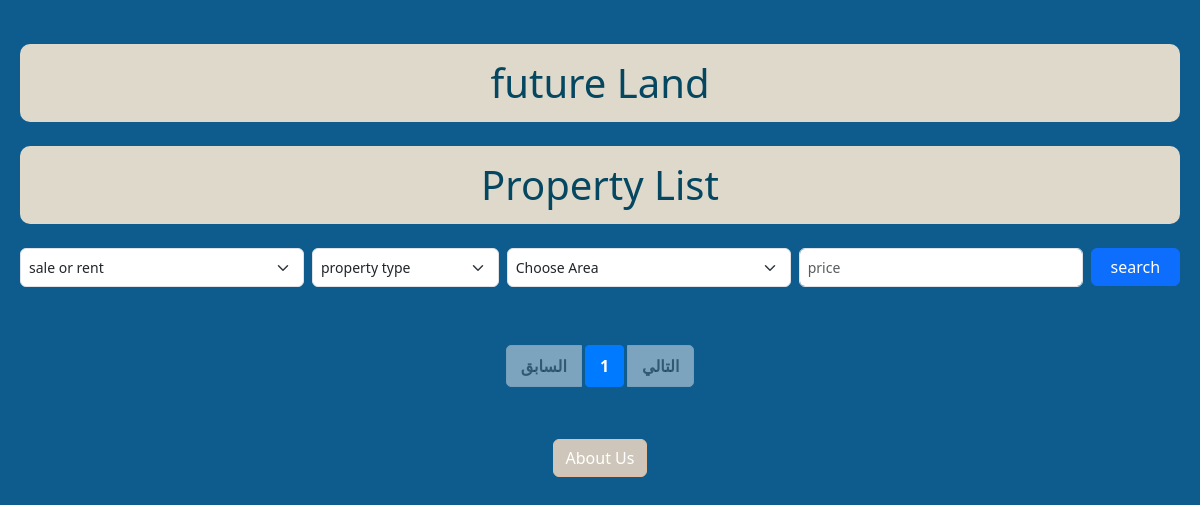
/properties/, run on an earlier commit of the app's database.
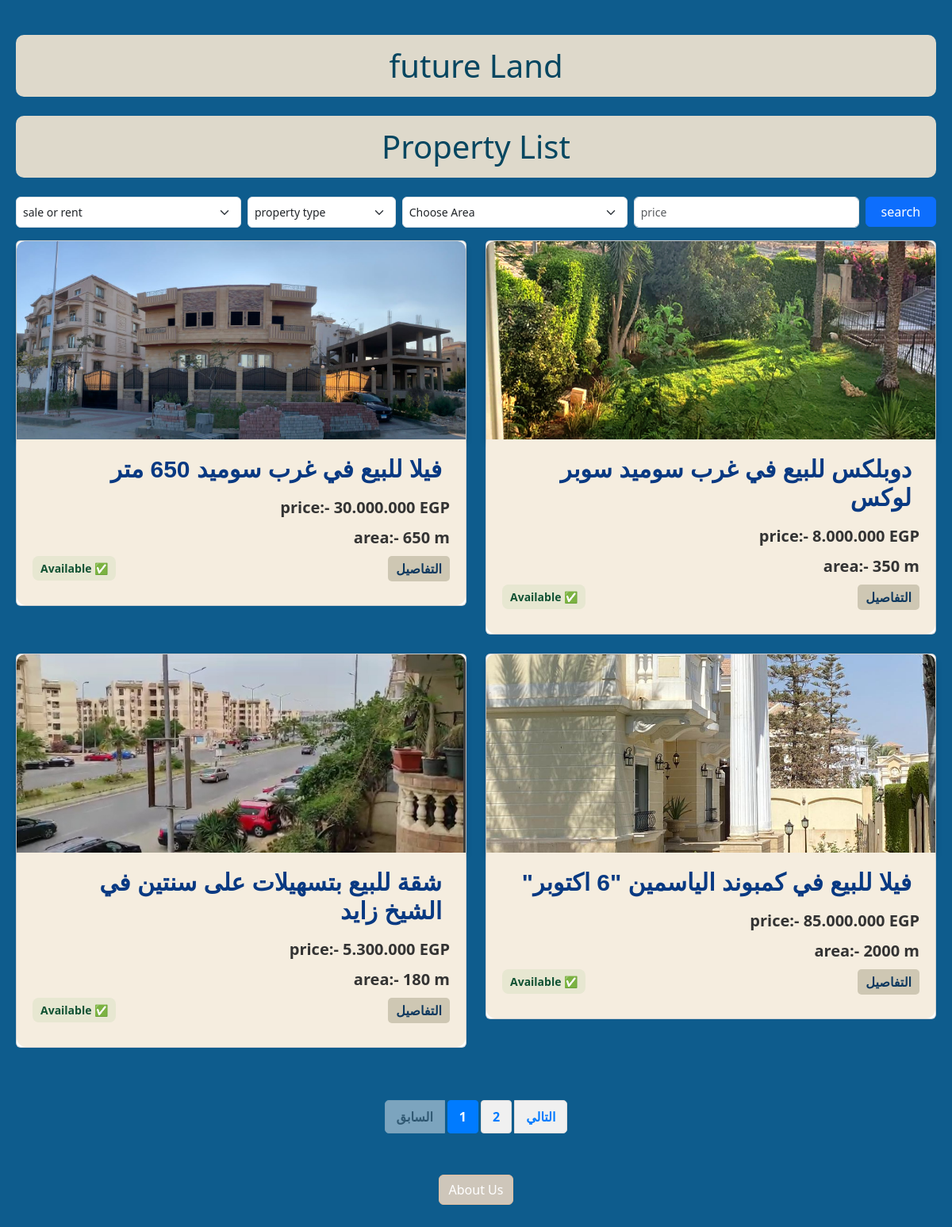
And on a later commit of the database.
### properties/models.py (models this page shows, shortened)
class Property(models.Model):
    SALE = 'sale'
    RENT = 'rent'
    CATEGORY_CHOICES = [
        (SALE, 'بيع'),
        (RENT, 'إيجار'),
    ]
    PROPERTY_TYPE_CHOICES = [
        ('apartment', 'Apartment'),
        ('villa', 'Villa'),
        ('penthouse', 'Penthouse'),
        ('basement', 'Basement'),
        ('roof', 'Roof'),
        ('building', 'Building'),
        ('mall', 'Mall'),
        ('office', 'Office'),
        ('clinic', 'Clinic'),
        ('duplex', 'Duplex'),
        ('land', 'Land'),
        ('Store' , 'Store'),
    ]
    title = models.CharField(max_length=200)
    slug = models.CharField(max_length=200, unique=True, blank=True)
    description = models.TextField()
    price = models.DecimalField(max_digits=10, decimal_places=2)
    location = models.CharField(max_length=100)
    area = models.PositiveIntegerField(help_text="Area in square meters")
    rooms = models.PositiveIntegerField(default=1)
    bathrooms = models.PositiveIntegerField(default=1)
    category = models.CharField(
        max_length=10,
        choices=CATEGORY_CHOICES,
        default=SALE,
    )
    available_from = models.DateField(null=True, blank=True)
    property_type = models.CharField(max_length=20, choices=PROPERTY_TYPE_CHOICES)
    number_of_floors = models.PositiveIntegerField(null=True, blank=True)
    units_count = models.PositiveIntegerField(null=True, blank=True)
    has_elevator = models.BooleanField(default=False)
    created_at = models.DateTimeField(auto_now_add=True)
    amenities = models.TextField(blank=True, help_text="Comma-separated amenities")
    is_available = models.BooleanField(default=True, verbose_name="availabl?")
    display_order = models.IntegerField(default=0)
    class Meta:
        ordering = ['display_order']

class PropertyImage(models.Model):
    property = models.ForeignKey(Property, on_delete=models.CASCADE, related_name='images')
    image = models.ImageField(upload_to='property_images/')

### properties/views.py (the view)
# urls.py: path('', views.property_list, name='property_list'),
def property_list(request):
    property_list = Property.objects.all()
    category = request.GET.get('category')
    if category:
        property_list = property_list.filter(category=category)
    property_type = request.GET.get('property_type')
    if property_type:
        property_list = property_list.filter(property_type=property_type)
    max_price = request.GET.get('max_price')
    if max_price:
        property_list = property_list.filter(price__lte=max_price)
    location = request.GET.get('location')
    if location:
        property_list = property_list.filter(location=location)
    for p in property_list:
        p.formatted_price = intcomma(int(p.price)).replace(",", ".")
    paginator = Paginator(property_list, 4)  # 4 عقارات في الصفحة
    page_number = request.GET.get('page')
    try:
        page_number = int(page_number)
        if page_number < 1:
            page_number = 1
    except (TypeError, ValueError):
        page_number = 1
    page_obj = paginator.get_page(page_number)
    locations_raw = Property.objects.values_list('location', flat=True)
    all_locations = sorted(set(loc.strip().title() for loc in locations_raw if loc))
    context = {
        'page_obj': page_obj,
        'category': category,
        'property_type': property_type,
        'max_price': max_price,
        'location': location,
        'all_locations': all_locations,  # ع
    }
    return render(request, 'properties/property_list.html', context)

### properties/templates/properties/property_list.html (shortened to what this page needs)
{% load static %}
{% load humanize %}
<!DOCTYPE html>
<html>
<head>
    <link href="https://cdn.jsdelivr.net/npm/bootstrap@5.3.3/dist/css/bootstrap.min.css" rel="stylesheet">
    <link rel="stylesheet" href="{% static 'css/style.css' %}">
   <body class="mt-4" style="background-color: #0e5c8d; padding: 20px;">
</head>
<body
     class="container-fluid mt-4">
     <h1 class="text-center mb-4 custom-header-bg">future Land</h1>
    <h1 class="text-center mb-4 custom-header-bg">Property List</h1>
<form method="get" class="row g-2 mb-3">
  <div class="col-md-3">
      <select name="category" class="form-select filter-select">
          <option value="">sale or rent</option>
      </select>
  </div>
  <div class="col-md-2">
      <select name="property_type" class="form-select filter-select">
          <option value="">property type</option>
      </select>
  </div>
  <div class="col-md-3">
    <select name="location" class="form-select filter-select">
        <option value="">Choose Area</option>
    </select>
</div>
  <div class="col-md-3">
    <input type="number" name="max_price" class="form-control filter-input" placeholder="price" value="{{ max_price }}">
  </div>
  <div class="col-md-1">
      <button type="submit" class="btn btn-primary w-100">search</button>
  </div>
</form>
<div class="row">
  {% for property in page_obj %}
    <div class="col-md-6 mb-4">
      <div class="card property-card">
        <div class="property-image-container">
          {% if property.images.first %}
            <img src="{{ property.images.first.image.url }}" alt="صورة العقار" class="property-image">
          {% else %}
            <img src="{% static 'images/default.jpg' %}" alt="لا توجد صورة" class="property-image">
          {% endif %}
        </div>
        <div class="card-body">
          <h5 class="card-title" onclick="alert('اضغط على التفاصيل لمشاهدة المزيد')">
            {{ property.title }}
          </h5>
          <p class="card-text"> price:- {{ property.formatted_price }} EGP</p>
          <p class="card-text"> area:- {{ property.area }} m </p>
          {% if property.is_available %}
            <span class="status available">✅ Available</span>
          {% else %}
            <span class="status sold-out">❌ Sold Out</span>
          {% endif %}
          <a href="{% url 'property_detail' property.slug %}">
            <strong class="details-label">التفاصيل</strong>
          </a>
        </div>
      </div>
    </div>
  {% endfor %}
</div>
<div class="row">
  <div class="col-12">
    <nav aria-label="Page navigation">
      <ul class="pagination justify-content-center flex-wrap">
        {% with current=page_obj.number total=page_obj.paginator.num_pages %}
          <li class="page-item previous {% if not page_obj.has_previous %}disabled{% endif %}">
            {% if page_obj.has_previous %}
              <a class="page-link"
                 href="?page={{ page_obj.previous_page_number }}{% if category %}&category={{ category }}{% endif %}{% if property_type %}&property_type={{ property_type }}{% endif %}{% if max_price %}&max_price={{ max_price }}{% endif %}{% if location %}&location={{ location }}{% endif %}">
                السابق
              </a>
            {% else %}
              <span class="page-link">السابق</span>
            {% endif %}
          </li>
          {% for num in page_obj.paginator.page_range %}
            {% if num == current or num == current|add:"-1" or num == current|add:"1" %}
              <li class="page-item {% if current == num %}active{% endif %}">
                <a class="page-link"
                   href="?page={{ num }}">
                  {{ num }}
                </a>
              </li>
            {% endif %}
          {% endfor %}
          <li class="page-item next {% if not page_obj.has_next %}disabled{% endif %}">
            {% if page_obj.has_next %}
              <a class="page-link"
                 href="?page={{ page_obj.next_page_number }}">
                التالي
              </a>
            {% else %}
              <span class="page-link">التالي</span>
            {% endif %}
          </li>
        {% endwith %}
      </ul>
    </nav>
  </div>
</div>
    <div class="text-center mt-4">
      <a href="#" class="btn custom-about-btn" onclick="toggleAbout(event)">About Us</a>
    </div>
</body>
</html>

### properties/static/css/style.css (style rules this page uses)
* { box-sizing: border-box; }
.filter-select { font-size: 14px; padding: 6px 10px; }
.filter-select, .filter-input { width: 100%; padding: 8px; font-size: 14px; }
.card-body { padding: 15px 20px 20px 20px; border-radius: 0 0 12px 12px; direction: rtl; text-align: right; background-color: #f5eddf; }
.card-title { font-family: 'Tajawal', sans-serif; font-size: 30px; font-weight: bold; color: #083982; margin-bottom: 10px; padding: 5px 10px; transition: background-color 0.3s ease, color 0.3s ease; border-radius: 6px; }
.card-text { color: #333; font-weight: bold; font-size: 20px; margin-bottom: 8px; transition: color 0.3s ease, transform 0.3s ease; }
.details-label { color: #198754; font-weight: bold; font-size: 20; cursor: pointer; text-decoration: none; }
.custom-header-bg { background-color: #ded9cb !important; color: rgb(5, 70, 96); padding: 15px; border-radius: 10px; }
.details-label { background-color: #cec7b3; color: rgb(14, 56, 94); padding: 4px 10px; border-radius: 5px; display: inline-block; font-weight: bold; margin-bottom: 10px; }
.status { display: inline-block; padding: 5px 10px; border-radius: 8px; font-weight: bold; font-size: 14px; margin-bottom: 10px; float: left; clear: both; }
.status.available { background-color: #e7e7d1; color: #0f5132; }
.pagination { display: flex; justify-content: center; align-items: center; list-style: none; padding: 10px 0; margin-top: 30px; flex-wrap: wrap; max-width: 100%; overflow-x: auto; }
.page-item { flex: 0 0 auto; margin: 2px; }
.page-link { display: block; padding: 8px 14px; background-color: #f0f0f0; border: 1px solid #ddd; color: #007bff; font-weight: bold; text-decoration: none; border-radius: 4px; transition: background-color 0.3s ease, border-color 0.3s ease; }
.page-item.active .page-link { background-color: #007bff; color: white; border-color: #007bff; }
.page-item.disabled .page-link { pointer-events: none; opacity: 0.5; cursor: default; }
.page-item.previous .page-link { border-radius: 5px 0 0 5px; }
.page-item.next .page-link { border-radius: 0 5px 5px 0; }
.property-image { width: 100%; height: 250px; object-fit: cover; border-radius: 10px 10px 0 0; display: block; box-shadow: 0 4px 8px rgba(0, 0, 0, 0.2); }
.property-image-container { width: 100%; height: 250px; display: flex; align-items: center; justify-content: center; background-color: #f4f4f4; border-radius: 10px 10px 0 0; overflow: hidden; box-shadow: 0 4px 8px rgba(0, 0, 0, 0.2); }
.property-image { width: 100%; height: 100%; object-fit: cover; object-position: center; display: block; }
.custom-about-btn { color: white; background-color: #cec6ba; border-color: #e3bfa0; margin: 20px auto; display: block; width: fit-content; }

What changed in the data, as far as the page shows it:
added Property: images.first.image (picture), title "فيلا للبيع في غرب سوميد 650 متر", formatted_price "30.000.000", area "650", is_available "✅ Available"
added Property: images.first.image (picture), title "دوبلكس للبيع في غرب سوميد سوبر لوكس", formatted_price "8.000.000", area "350", is_available "✅ Available"
added Property: images.first.image (picture), title "شقة للبيع بتسهيلات على سنتين في الشيخ زايد", formatted_price "5.300.000", area "180", is_available "✅ Available"
added Property: images.first.image (picture), title "فيلا للبيع في كمبوند الياسمين \"6 اكتوبر\"", formatted_price "85.000.000", area "2000", is_available "✅ Available"
Also different on the page:
new list line: "2"
